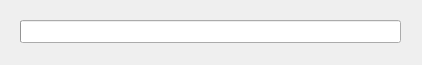
<?xml version="1.0" encoding="UTF-8"?>
<ui version="4.0">
 <class>DownloadProgressDialog</class>
 <widget class="QDialog" name="DownloadProgressDialog">
  <property name="geometry">
   <rect>
    <x>0</x>
    <y>0</y>
    <width>422</width>
    <height>65</height>
   </rect>
  </property>
  <property name="windowTitle">
   <string>Dialog</string>
  </property>
  <widget class="QProgressBar" name="progressBar">
   <property name="geometry">
    <rect>
     <x>20</x>
     <y>20</y>
     <width>381</width>
     <height>23</height>
    </rect>
   </property>
   <property name="value">
    <number>0</number>
   </property>
   <property name="textVisible">
    <bool>false</bool>
   </property>
  </widget>
 </widget>
 <resources/>
 <connections/>
</ui>
